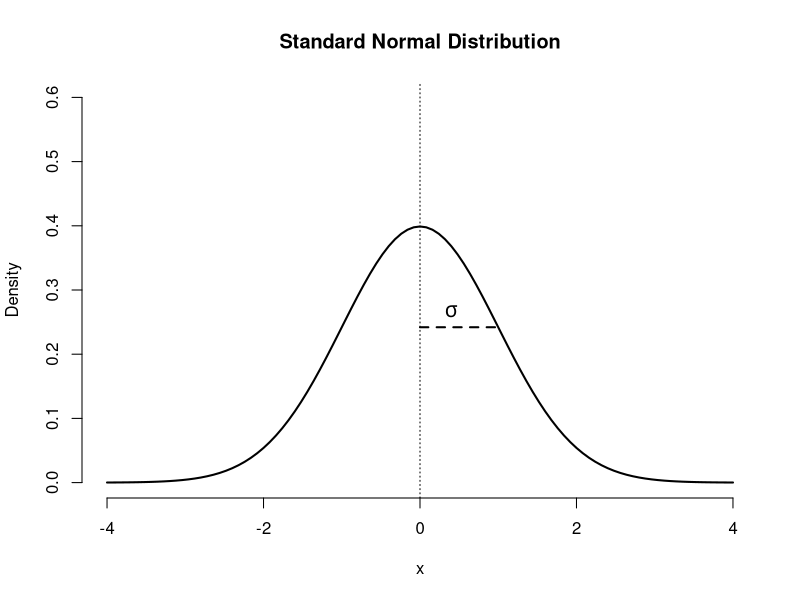
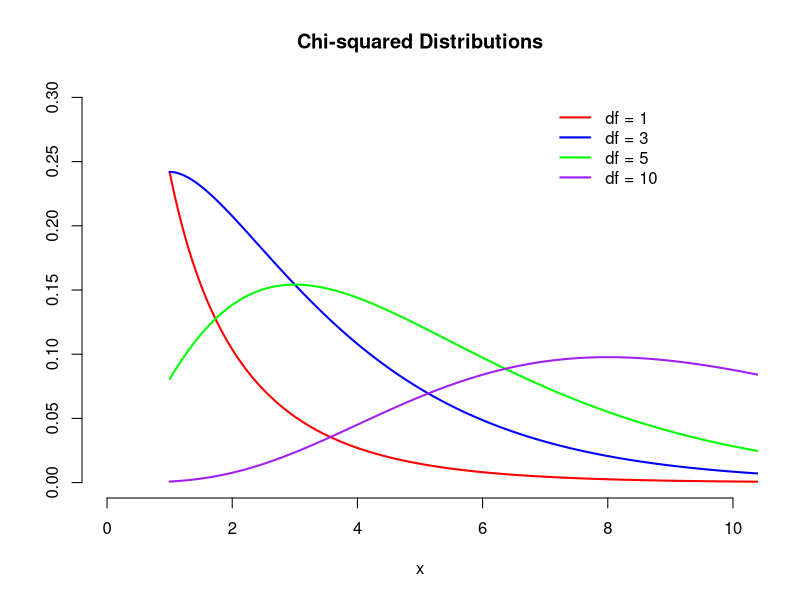

Write R code to recreate these figures, in order.
curve(dnorm(x, mean = 0, sd = 1), from = -4, to = 4,
      ylab = "Density", main = "Standard Normal Distribution",
      col = "black", lwd = 2,bty = "n",
      ylim = c(0,0.6))

lines(
  x = c(0, 1),
  y = c(dnorm(1,0,1),dnorm(1,0,1)),
  lwd = 2,
  lty = 20
)

abline(
  v = c(0),
  lty = 21,
  )


text(
  x = 0.4,
  y = dnorm(1,0,1) + 0.025,
  labels = bquote(sigma),
  cex = 1.25
)


plot(
  NA,
  xlim = c(0, 10),
  ylim = c(0,0.3),
  main = "Chi-squared Distributions",
  bty = "n",
  xlab = "x",
  ylab = ""
)

x <- seq(1,15,by = 0.01)


lines(
  x,
  dchisq(x, df = 1),
  col = "red",
  lwd = 2
)


lines(
  x,
  dchisq(x,df = 3),
  col = "blue",
  lwd = 2
  )

lines(
  x,
  dchisq(x, df = 5),
  col = "green",
  lwd = 2
)

lines(
  x,
  dchisq(x, df = 10),
  col = "purple",
  lwd = 2
)

legend(
  x = 7,
  y = 0.30,
  legend = c(
    "df = 1",
    "df = 3",
    "df = 5",
    "df = 10"
  ),
  col = c(
    "red",
    "blue",
    "green",
    "purple"
  ),
  lwd = 2,
  bty = "n"
)